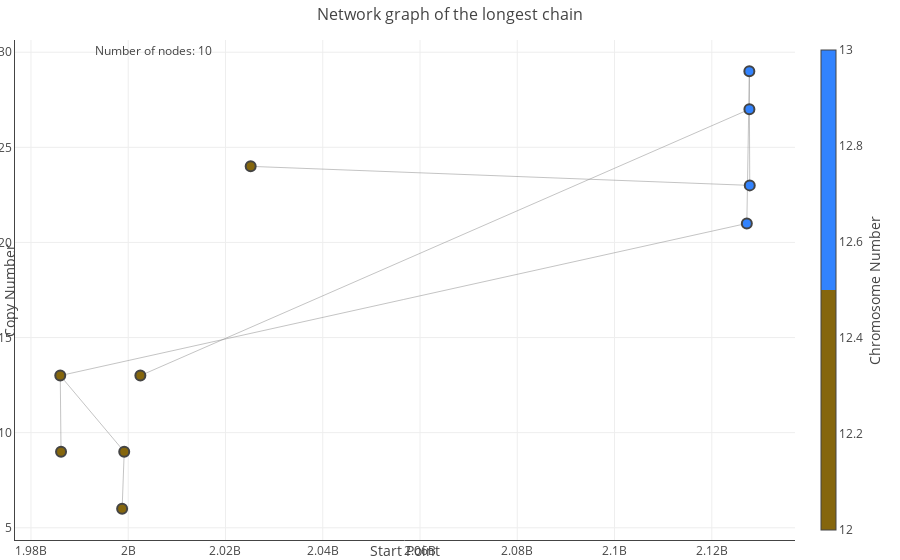

Here is the notebook cell this chart was saved with:
### Code cell
draw_plotly_domains(longest_graph,'Network graph of the longest chain')

### Figure 1 — Plotly figure (JSON) as saved in the notebook; plotly's stock layout.template omitted (floating-point values rounded to 4 significant figures)
{"data": [{"hoverinfo": "none", "line": {"color": "#888", "width": 0.5}, "mode": "lines", "type": "scatter", "x": [1998745862, 1999177424, null, 1999177424, 1986022412, null, 1986022412, 1986184942, null, 1986022412, 2127204170, null, 2127204170, 2127722686, null, 2127722686, 2127734678, null, 2127734678, 2002494954, null, 2127734678, 2127803987, null, 2127803987, 2025177391, null], "y": [6, 9, null, 9, 13, null, 13, 9, null, 13, 21, null, 21, 29, null, 29, 27, null, 27, 13, null, 27, 23, null, 23, 24, null]}, {"hoverinfo": "text", "marker": {"color": [12, 12, 12, 12, 13, 13, 13, 12, 13, 12], "colorbar": {"thickness": 15, "title": {"side": "right", "text": "Chromosome Number"}, "xanchor": "left"}, "colorscale": [[0, "#3283FE"], [0.5, "#3283FE"], [0.5, "#85660D"], [1, "#85660D"]], "line": {"width": 2}, "reversescale": true, "showscale": true, "size": 10, "symbol": 0}, "mode": "markers", "text": ["Prev: None<br><b>-Node:209-</b><br>Next: 210<br>Chromosome: 12<br>CN: 6", "Prev: 209<br><b>-Node:210-</b><br>Next: 99,211<br>Chromosome: 12<br>CN: 9", "Prev: 98,210<br><b>-Node:99-</b><br>Next: 100,505<br>Chromosome: 12<br>CN: 13", "Prev: 99<br><b>-Node:100-</b><br>Next: 57,101<br>Chromosome: 12<br>CN: 9", "Prev: 99,504<br><b>-Node:505-</b><br>Next: 506,511<br>Chromosome: 13<br>CN: 21", "Prev: 505,510<br><b>-Node:511-</b><br>Next: 508,512<br>Chromosome: 13<br>CN: 29", "Prev: 511<br><b>-Node:512-</b><br>Next: 233,513<br>Chromosome: 13<br>CN: 27", "Prev: 232,512<br><b>-Node:233-</b><br>Next: 223,234<br>Chromosome: 12<br>CN: 13", "Prev: 512<br><b>-Node:513-</b><br>Next: 273,514<br>Chromosome: 13<br>CN: 23", "Prev: 272,513<br><b>-Node:273-</b><br>Next: None<br>Chromosome: 12<br>CN: 24"], "type": "scatter", "x": [1998745862, 1999177424, 1986022412, 1986184942, 2127204170, 2127722686, 2127734678, 2002494954, 2127803987, 2025177391], "y": [6, 9, 13, 9, 21, 29, 27, 13, 23, 24]}], "layout": {"annotations": [{"showarrow": false, "text": "Number of nodes: 10", "x": 0.1, "xref": "paper", "y": 1, "yref": "paper"}], "hovermode": "closest", "margin": {"b": 20, "l": 15, "r": 5, "t": 40}, "showlegend": false, "title": {"font": {"size": 16}, "text": "Network graph of the longest chain"}, "xaxis": {"showgrid": true, "showline": true, "showticklabels": true, "title": {"text": "Start Point"}, "zeroline": true}, "yaxis": {"showgrid": true, "showline": true, "showticklabels": true, "title": {"text": "Copy Number"}, "zeroline": true}}}
